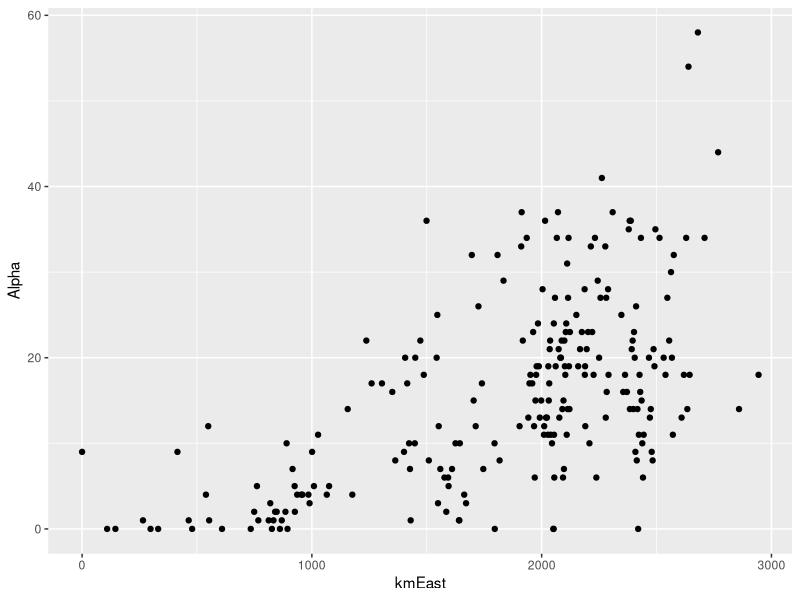
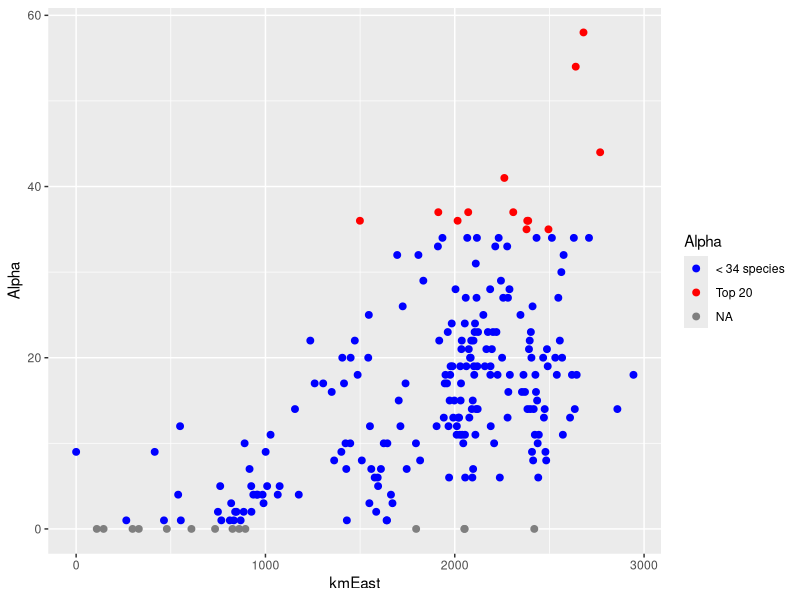

R code for these plots, in order:
#Read the fish survey data in
setwd("C:/Users/bensc/Downloads/Ben UCT/GIT folder/Marine-Spatial-PLanning")
FishSurvey <- read.csv("EstuaryFishSurveyData.csv")

#Load packages
library(vegan)
library(tidyverse)
library(ggplot2)

#Now get alpha diversity for each estuary 
FishSurvey[is.na(FishSurvey)] = 0
head(FishSurvey)

#Species richness: we will just tally up all the rows with a non-zero value

Alpha <- specnumber(FishSurvey[,4:148])
Alpha

FishSurvey$Alpha <- Alpha

#Let's order by the 20 most diverse estuaries: 
FishSurvey <- FishSurvey[order(-FishSurvey$Alpha),]
FishSurvey[1:20,1]
#This gives us the estuaries with the highest species counts 
#Mlalazi is the most diverse 

Alphalist <- FishSurvey[1:20,1]

#Let's plot this though 

FishSurvey$kmEast <- (2947 - FishSurvey$kmWest)
ggplot(FishSurvey, aes(kmEast,Alpha)) + 
  geom_point()


ggplot(FishSurvey, aes(kmEast,Alpha)) + 
   geom_point(aes(colour = cut(Alpha, c(0,34,60))),
              size = 2) +
   scale_color_manual(name = "Alpha",
                      values = c("(0,34]" = "blue",
                                 "(34,60]" = "red"),
                      labels = c("< 34 species","Top 20"))

#Now let's try Colin's way: 
FishSurvey$Alphalist <- 0
FishSurvey$Alphalist[1:20] <- 1
#I don't know man, I think cutting the data is easier and more flexible 

#How many species occur in these top 20 estuaries? 
sum(FishSurvey[1:20,149])
#So the summed alpha is 760 for the 20 most diverse estuaries, but those will be many recounts of the same species 






#Now we have alpha diversity for each estuary

#Shall we try Shannon diversity? 

Shannon <- diversity(FishSurvey[,4:148])
Shannon

FishSurvey$Shannon <- Shannon

#Now let's try for some Beta-diversity: just for the hell of it 

Simpson <- diversity(FishSurvey[,4:148],"simpson")
Simpson

FishSurvey$Simpson <- Simpson

#Now for Simpson's diversity, a low number = high diversity but a high number = low diversity, so should I invert it by subtracting it from 1? 

